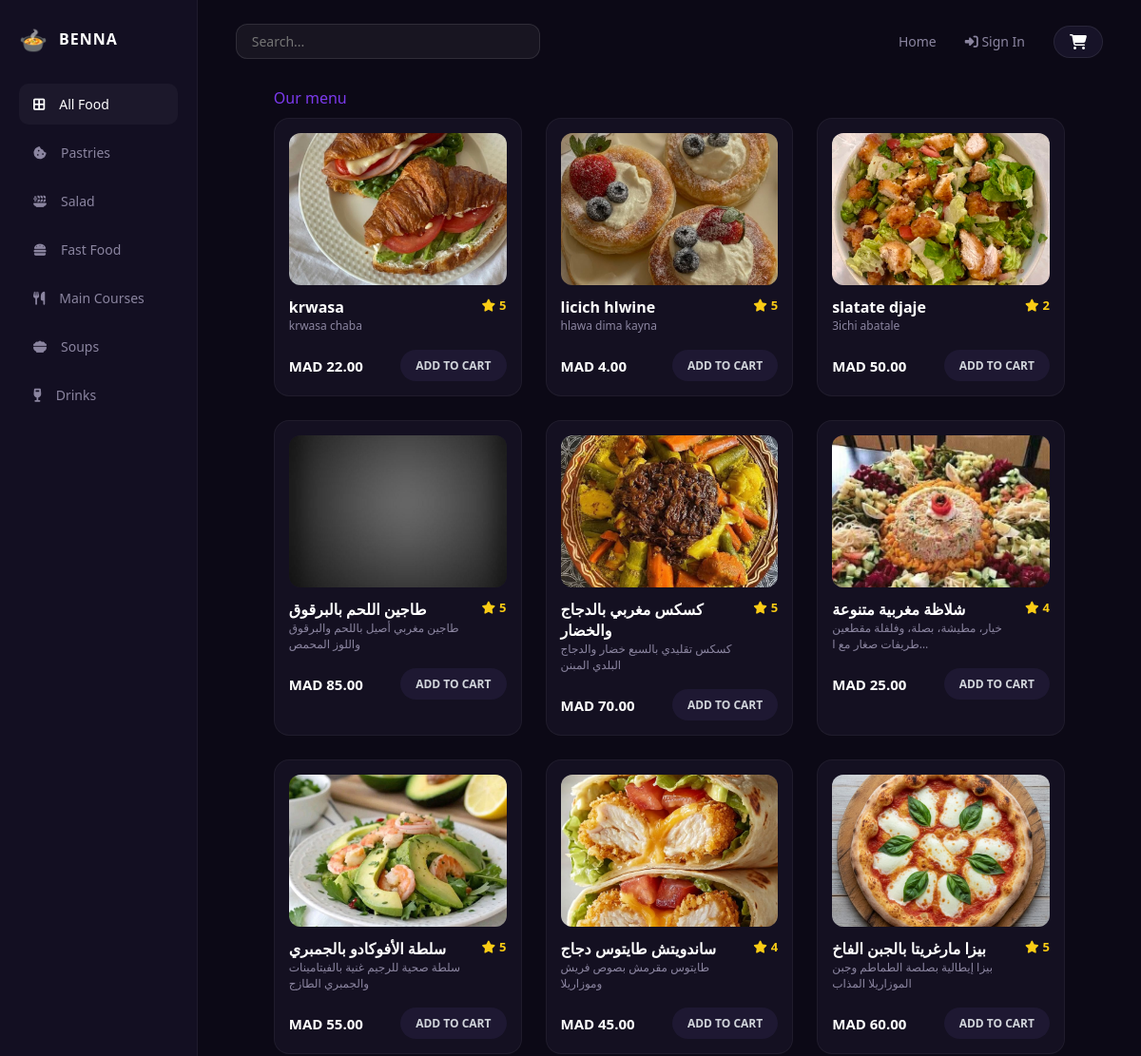
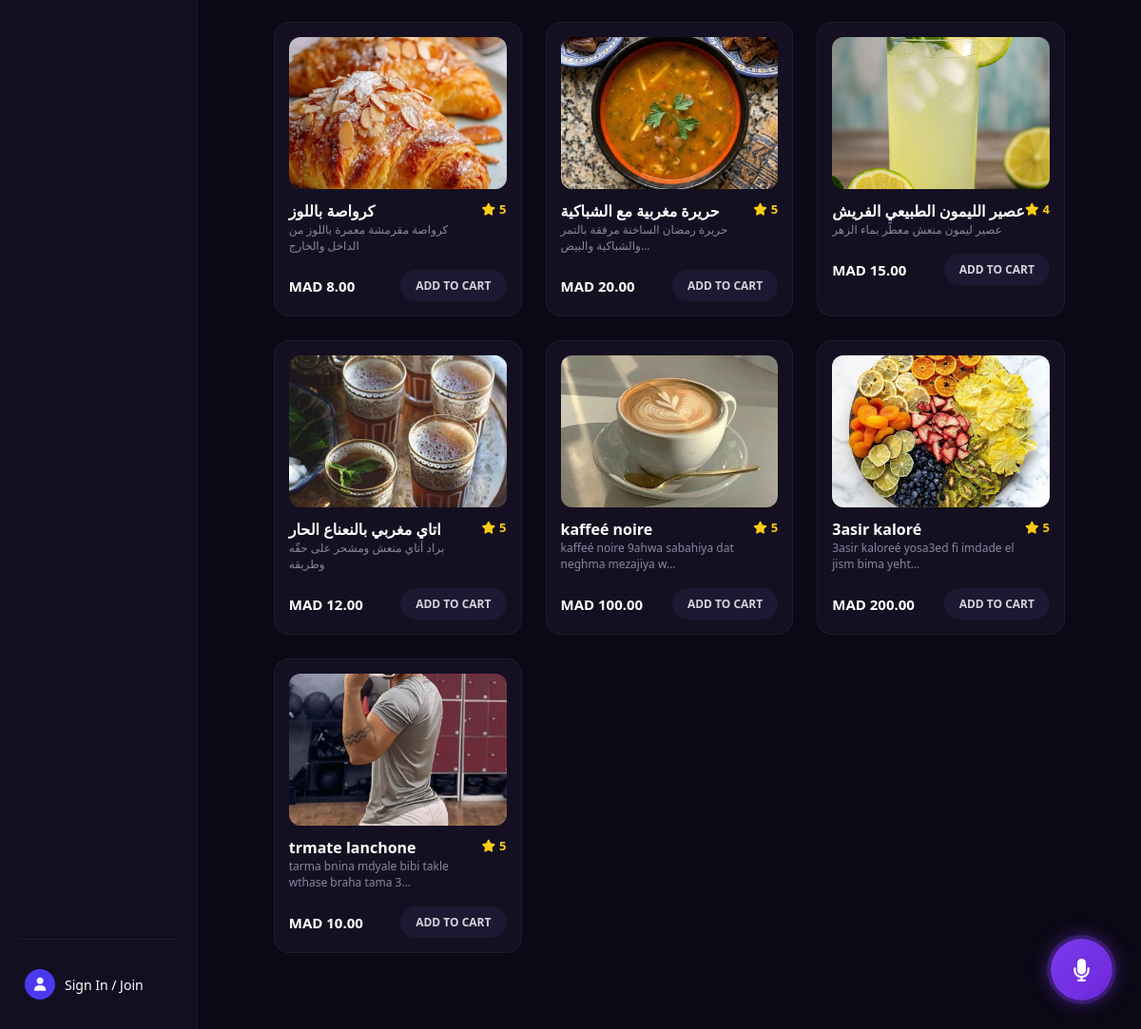
The page / on the database its author committed (2 pictures, top to bottom).
### product/models.py (models this page shows, shortened)
class FoodItem(models.Model):
  choice = [
      ('Pastries','Pastries'),
      ('Salad','Salad'),
      ('Fast Food','Fast Food'),
      ('Main courses', 'Main courses'),
      ('Soups','Soups'),
      ('Drinks','Drinks'),
  ]
  category = models.CharField(max_length=100, choices=choice)
  name = models.CharField(max_length=200)
  description = models.TextField(blank=True, null=True)
  price = models.DecimalField(max_digits=6, decimal_places=2)
  image = models.ImageField(upload_to='food_images/', blank=True, null=True)
  image2 = models.ImageField(upload_to='food_images/', blank=True, null=True)
  image3 = models.ImageField(upload_to='food_images/', blank=True, null=True)
  image4 = models.ImageField(upload_to='food_images/', blank=True, null=True)
  rating = models.PositiveIntegerField(default=5)
  reviews_count = models.PositiveIntegerField(default=128)
  is_chef_special = models.BooleanField(default=False)

### product/views.py (the view)
# urls.py: path('', views.all, name='all'),
def all(request):
    query = request.GET.get('q')
    if query:
        data = FoodItem.objects.filter(
            Q(name__icontains=query) | Q(description__icontains=query)
        )
    else:
        data = FoodItem.objects.all()
    context = {'data': data, 'query': query}
    return render(request, 'pages/all.html', context)

### orders/context_processors.py (called while the page is built)
def cart_unseen_count(request):
    if request.user.is_authenticated:
        count = Order.objects.filter(user=request.user, is_seen=False).count()
        return {'unseen_orders_count': count}
    return {'unseen_orders_count': 0}

### templates/pages/all.html (shortened to what this page needs)
{% extends 'base.html' %}
{% load static %}
{% block content %}
<div class="content-body">
    <p style="color:#7c3aed;padding:5px 0 10px 0;">Our menu</p>
    <div class="food-grid">
        {% for x in data %}
        <div class="food-card">
            <a href="{% url 'product_detail' x.id %}" class="food-img-container">
                {% if x.image %}
                    <img src="{{ x.image.url }}" alt="{{ x.name }}">
                {% else %}
                    <img src="{% static 'images/default.png' %}" alt="{{ x.name }}">
                {% endif %}
            </a>
            <div class="food-info">
                <div>
                    <a href="{% url 'product_detail' x.id %}" style="text-decoration: none; color: inherit;">
                        <div class="food-title">{{ x.name }}</div>
                    </a>
                    <div class="food-desc">{{ x.description|truncatechars:50 }}</div>
                </div>
                <div class="food-rating"><i class="fa-solid fa-star"></i> {{ x.rating }}</div>
            </div>
            <div class="food-footer">
                <div class="food-price">MAD {{ x.price }}</div>
                {% if request.user.is_authenticated %}
                    <button class="add-to-cart-btn" type="button" onclick="openCartModal('{{ x.id }}')">
                        ADD TO CART
                    </button>
                {% else %}
                    <a href="{% url 'login' %}?next={{ request.path }}" class="add-to-cart-btn" style="text-decoration: none; display: inline-block; text-align: center;">
                        ADD TO CART
                    </a>
                {% endif %}
            </div>
        </div>
        {% empty %}
            <div class="no-data" style="grid-column: 1 / -1; text-align: center; padding: 40px;">
                <p>No Dishes Available Here Yet!</p>
            </div>
        {% endfor %}
    </div>
</div>
{% endblock content %}

### templates/base.html (shortened to what this page needs)
{% load static %}
<!DOCTYPE html>
<html lang="en">
<head>
    <link rel="stylesheet" href="https://cdnjs.cloudflare.com/ajax/libs/font-awesome/6.4.0/css/all.min.css">
    <link rel="stylesheet" href="{% static 'css/style.css' %}">
</head>
<body>
    {% include 'parts/sidebar.html' %}
    <main class="main-content">
        {% include 'parts/header.html' %}
        <div class="content-body">
            {% block content %}
            {% endblock content %}
        </div>
    </main>
    {% include 'parts/chat_btn.html' %}
</body>
</html>

### templates/parts/sidebar.html
<aside class="sidebar">
    <div>
        <div class="logo-area">
            <div class="logo-icon">🍲</div>
            <div class="logo-text">BENNA</div>
        </div>
        <nav class="nav-links">
            <a href="{% url 'all' %}" class="nav-item active"><i class="fa-solid fa-border-all"></i> All Food</a>
            <a href="{% url 'pastries' %}" class="nav-item"><i class="fa-solid fa-cookie-bite"></i> Pastries</a>
            <a href="{% url 'salad' %}" class="nav-item"><i class="fa-solid fa-plate-wheat"></i> Salad</a>
            <a href="{% url 'FastFood' %}" class="nav-item"><i class="fa-solid fa-burger"></i> Fast Food</a>
            <a href="{% url 'MainCourses' %}" class="nav-item"><i class="fa-solid fa-utensils"></i> Main Courses</a>
            <a href="{% url 'soups' %}" class="nav-item"><i class="fa-solid fa-bowl-food"></i> Soups</a>
            <a href="{% url 'drinks' %}" class="nav-item"><i class="fa-solid fa-wine-glass"></i> Drinks</a>
        </nav>
    </div>
    <div class="sidebar-footer">
        {% if request.user.is_authenticated %}
            <a href="{% url 'customer_dashboard' %}" class="user-profile-link" style="text-decoration: none; color: inherit;">
                <div class="user-profile" style="cursor: pointer; transition: 0.2s; padding: 6px; border-radius: 12px;">
                    <div class="avatar">{{ request.user.username|slice:":1"|upper }}</div>
                    <span style="font-size: 14px; font-weight: 500;">{{ request.user.username }}</span>
                </div>
            </a>
            <a href="{% url 'logout' %}" class="nav-item logout" style="color: #ef4444;"><i class="fa-solid fa-right-from-bracket"></i> Logout</a>
        {% else %}
            <a href="{% url 'login' %}" class="user-profile-link" style="text-decoration: none; color: inherit;">
                <div class="user-profile" style="cursor: pointer; transition: 0.2s; padding: 6px; border-radius: 12px;">
                    <div class="avatar" style="background-color: #4b39ef;"><i class="fa-solid fa-user"></i></div>
                    <span style="font-size: 14px; font-weight: 500;">Sign In / Join</span>
                </div>
            </a>
        {% endif %}
    </div>
</aside>

### templates/parts/header.html (shortened to what this page needs)
<header>
    <form action="{% url 'all' %}" method="GET" class="search-bar">
        <input type="text" name="q" value="{{ request.GET.q|default:'' }}" placeholder="Search..." />
    </form>
    <div class="header-nav">
        <a href="{% url 'all' %}">Home</a>
        {% if request.user.is_authenticated %}
            <a href="{% url 'customer_dashboard' %}"><i class="fa-solid fa-user"></i> {{ request.user.username }}</a>
        {% else %}
            <a href="{% url 'login' %}"><i class="fa-solid fa-right-to-bracket"></i> Sign In</a>
        {% endif %}
        <div class="cart-badge">
            <i class="fa-solid fa-cart-shopping"></i>
        </div>
    </div>
</header>

### templates/parts/chat_btn.html (shortened to what this page needs)
<div class="voice-widget-wrapper">
        <div class="chat-btn" id="mic-btn" role="button" tabindex="0" aria-label="Open voice assistant" aria-expanded="false">
            <i class="fa-solid fa-microphone" id="mic-icon"></i>
        </div>
    </div>

### project/static/css/style.css (style rules this page uses)
* { margin: 0; padding: 0; box-sizing: border-box; font-family: 'Segoe UI', Tahoma, Geneva, Verdana, sans-serif; }
body { background-color: #0c0916; color: #ffffff; display: flex; height: 100vh; overflow: hidden; }
.sidebar { width: 260px; background-color: #130f22; display: flex; flex-direction: column; justify-content: space-between; padding: 25px 20px; border-right: 1px solid rgba(255, 255, 255, 0.05); }
.logo-area { display: flex; align-items: center; gap: 12px; margin-bottom: 30px; }
.logo-icon { font-size: 24px; }
.logo-text { font-size: 16px; font-weight: bold; letter-spacing: 1px; line-height: 1.2; }
.nav-links { display: flex; flex-direction: column; gap: 8px; flex-grow: 1; }
.nav-item { display: flex; align-items: center; gap: 15px; padding: 12px 15px; color: #8b85a0; text-decoration: none; border-radius: 10px; transition: 0.2s; font-size: 14px; }
.nav-item:hover, .nav-item.active { color: #ffffff; background-color: rgba(255, 255, 255, 0.04); }
.sidebar-footer { display: flex; flex-direction: column; gap: 12px; border-top: 1px solid rgba(255, 255, 255, 0.05); padding-top: 20px; }
.user-profile { display: flex; align-items: center; gap: 10px; margin-top: 5px; }
.avatar { width: 32px; height: 32px; background-color: #6366f1; border-radius: 50%; display: flex; align-items: center; justify-content: center; font-weight: bold; font-size: 14px; }
.main-content { flex-grow: 1; display: flex; flex-direction: column; overflow-y: auto; position: relative; }
header { display: flex; justify-content: space-between; align-items: center; padding: 25px 40px; }
.search-bar { display: flex; align-items: center; gap: 10px; background: rgba(255, 255, 255, 0.05); border: 1px solid rgba(255, 255, 255, 0.1); padding: 8px 16px; border-radius: 12px; width: 320px; }
.search-bar input { background: transparent; border: none; outline: none; color: #fff; width: 100%; font-size: 14px; }
.header-nav { display: flex; align-items: center; gap: 30px; }
.header-nav a { color: #8b85a0; text-decoration: none; font-size: 14px; font-weight: 500; }
.cart-badge { background-color: #171328; border: 1px solid rgba(255, 255, 255, 0.08); padding: 8px 16px; border-radius: 20px; display: flex; align-items: center; gap: 10px; cursor: pointer; }
.content-body { padding: 0 40px 40px 40px; }
.food-grid { display: grid; grid-template-columns: repeat(3, 1fr); gap: 25px; }
.food-card { background-color: #141021; border: 1px solid rgba(255, 255, 255, 0.05); border-radius: 16px; overflow: hidden; padding: 15px; display: flex; flex-direction: column; gap: 12px; transition: transform 0.2s; }
.food-img-container { width: 100%; height: 160px; border-radius: 12px; overflow: hidden; background-color: #1e1832; }
.food-img-container img { width: 100%; height: 100%; object-fit: cover; }
.food-info { display: flex; justify-content: space-between; align-items: flex-start; }
.food-title { font-size: 16px; font-weight: 600; color: white; }
.food-rating { display: flex; align-items: center; gap: 4px; font-size: 13px; color: #facc15; font-weight: 600; }
.food-desc { font-size: 12px; color: #8b85a0; }
.food-footer { display: flex; justify-content: space-between; align-items: center; margin-top: 5px; }
.food-price { font-size: 15px; font-weight: bold; color: white; }
.add-to-cart-btn { background-color: #1e1832; color: #d1d5db; border: none; padding: 8px 16px; border-radius: 20px; font-size: 12px; font-weight: 600; cursor: pointer; transition: 0.2s; }
.voice-widget-wrapper { position: fixed; bottom: 30px; right: 30px; display: flex; flex-direction: column; align-items: center; z-index: 20000; }
.chat-btn { width: 65px; height: 65px; background: linear-gradient(135deg, #7c3aed, #6d28d9); color: white; border-radius: 50%; display: flex; align-items: center; justify-content: center; font-size: 24px; cursor: pointer; box-shadow: 0 0 20px rgba(124, 58, 237, 0.6), 0 0 0 4px rgba(124, 58, 237, 0.25); transition: all 0.3s ease; z-index: 2; }

### rows shown on the page
FoodItem: image (picture), name "krwasa", description "krwasa chaba", rating "5", price "22.00"
FoodItem: image (picture), name "licich hlwine", description "hlawa dima kayna", rating "5", price "4.00"
FoodItem: image (picture), name "slatate djaje", description "3ichi abatale", rating "2", price "50.00"
FoodItem: image (picture), name "طاجين اللحم بالبرقوق", description "طاجين مغربي أصيل باللحم والبرقوق واللوز المحمص", rating "5", price "85.00"
FoodItem: image (picture), name "كسكس مغربي بالدجاج والخضار", description "كسكس تقليدي بالسبع خضار والدجاج البلدي المبنن", rating "5", price "70.00"
FoodItem: image (picture), name "شلاظة مغربية متنوعة", description "خيار، مطيشة، بصلة، وفلفلة مقطعين طريفات صغار مع ا…", rating "4", price "25.00"
FoodItem: image (picture), name "سلطة الأفوكادو بالجمبري", description "سلطة صحية للرجيم غنية بالفيتامينات والجمبري الطازج", rating "5", price "55.00"
FoodItem: image (picture), name "ساندويتش طايتوس دجاج", description "طايتوس مقرمش بصوص فريش وموزاريلا", rating "4", price "45.00"
FoodItem: image (picture), name "بيزا مارغريتا بالجبن الفاخ", description "بيزا إيطالية بصلصة الطماطم وجبن الموزاريلا المذاب", rating "5", price "60.00"
FoodItem: image (picture), name "كرواصة باللوز", description "كرواصة مقرمشة معمرة باللوز من الداخل والخارج", rating "5", price "8.00"
FoodItem: image (picture), name "حريرة مغربية مع الشباكية", description "حريرة رمضان الساخنة مرفقة بالتمر والشباكية والبيض…", rating "5", price "20.00"
FoodItem: image (picture), name "عصير الليمون الطبيعي الفريش", description "عصير ليمون منعش معطّر بماء الزهر", rating "4", price "15.00"
FoodItem: image (picture), name "اتاي مغربي بالنعناع الحار", description "براد أتاي منعش ومشحر على حقّه وطريقه", rating "5", price "12.00"
FoodItem: image (picture), name "kaffeé noire", description "kaffeé noire 9ahwa sabahiya dat neghma mezajiya w…", rating "5", price "100.00"
FoodItem: image (picture), name "3asir kaloré", description "3asir kaloreé yosa3ed fi imdade el jism bima yeht…", rating "5", price "200.00"
FoodItem: image (picture), name "trmate lanchone", description "tarma bnina mdyale bibi takle wthase braha tama 3…", rating "5", price "10.00"
